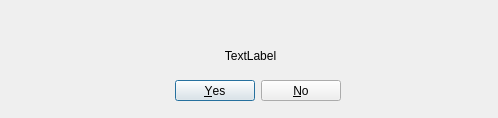
<?xml version="1.0" encoding="UTF-8"?>
<ui version="4.0">
 <class>Dialog</class>
 <widget class="QDialog" name="Dialog">
  <property name="geometry">
   <rect>
    <x>0</x>
    <y>0</y>
    <width>498</width>
    <height>118</height>
   </rect>
  </property>
  <property name="windowTitle">
   <string>Dialog</string>
  </property>
  <widget class="QLabel" name="label">
   <property name="geometry">
    <rect>
     <x>20</x>
     <y>40</y>
     <width>461</width>
     <height>31</height>
    </rect>
   </property>
   <property name="text">
    <string>TextLabel</string>
   </property>
   <property name="alignment">
    <set>Qt::AlignCenter</set>
   </property>
  </widget>
  <widget class="QDialogButtonBox" name="buttonBox">
   <property name="geometry">
    <rect>
     <x>170</x>
     <y>80</y>
     <width>171</width>
     <height>21</height>
    </rect>
   </property>
   <property name="standardButtons">
    <set>QDialogButtonBox::No|QDialogButtonBox::Yes</set>
   </property>
  </widget>
 </widget>
 <resources/>
 <connections/>
</ui>
